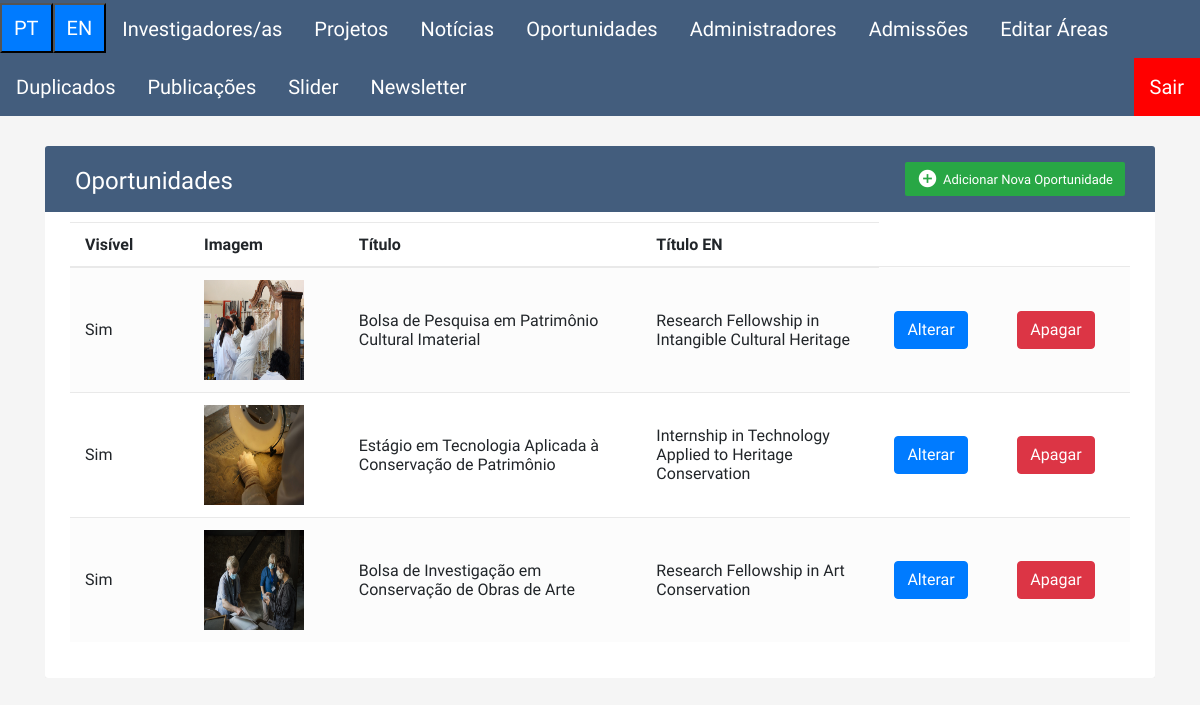
The app's page /backoffice/oportunidades/index.php (signed in) with its own data.
### tables this page shows
CREATE TABLE `oportunidades` (
  `id` int(11) NOT NULL AUTO_INCREMENT,
  `imagem` varchar(100) NOT NULL,
  `titulo` varchar(255) NOT NULL,
  `titulo_en` varchar(255) NOT NULL,
  `conteudo` mediumtext NOT NULL,
  `conteudo_en` mediumtext NOT NULL,
  `visivel` tinyint(1) NOT NULL,
  `ultimo_editor` int(11) DEFAULT NULL,
  `timestamp_editado` timestamp NOT NULL DEFAULT current_timestamp(),
  PRIMARY KEY (`id`),
  KEY `oportunidades_administrador_ibfk_1` (`ultimo_editor`),
  CONSTRAINT `oportunidades_administrador_ibfk_1` FOREIGN KEY (`ultimo_editor`) REFERENCES `administradores` (`id`) ON DELETE SET NULL
);

### backoffice/oportunidades/index.php (the view, shortened to what this page needs)
<?php
require "../config/basedados.php";
$sql = "SELECT id, titulo,titulo_en, imagem,visivel FROM oportunidades ORDER BY visivel DESC, id DESC";
$result = mysqli_query($conn, $sql);
?>
<link rel="stylesheet" href="https://stackpath.bootstrapcdn.com/bootstrap/4.5.0/css/bootstrap.min.css">
<link rel="stylesheet" href="https://maxcdn.bootstrapcdn.com/font-awesome/4.7.0/css/font-awesome.min.css">
<div class="container-xl">
	<div class="table-responsive">
		<div class="table-wrapper">
			<div class="table-title">
				<div class="row">
					<div class="col-sm-6">
						<h2 data-translation='opportunities-title'>Oportunidades</h2>
					</div>
					<div class="col-sm-6">
						<?php
						if ($_SESSION["autenticado"] == "administrador") {
							echo '<a href="create.php" class="btn btn-success"><i class="material-icons">&#xE147;</i>';
							echo '<span data-translation="opportunities-button-add">Adicionar Nova Oportunidade</span></a>';
						}
						?>
					</div>
				</div>
			</div>
			<table class="table table-striped table-hover">
				<thead>
					<tr>
						<th style='width:100px;' data-translation='opportunities-table-visible'>Visível</th>
						<th style='width:110px;' data-translation='opportunities-table-image'>Imagem</th>
						<th style='width:250px;'>Título</th>
						<th style='width:200px;' data-translation='opportunities-table-title-en'>Título EN</th>
					</tr>
				</thead>
				<tbody>
					<?php
					if (@mysqli_num_rows($result) > 0) {
						while ($row = mysqli_fetch_assoc($result)) {
							$row["visivel"] = $row["visivel"] ? "Sim" : "Não";
							echo "<tr>";
							echo "<td>" . $row["visivel"] . "</td>";
							echo "<td><img src='../assets/oportunidades/" . $row["imagem"] . "' width = '100px' height = '100px'></td>";
							echo "<td>" . $row["titulo"] . "</td>";
							echo "<td>" . $row["titulo_en"] . "</td>";
							if ($_SESSION["autenticado"] == "administrador") {
								echo "<td style='width:40px;'><a href='edit.php?id=" . $row["id"] . "' class='btn btn-primary'><span data-translation='opportunities-button-change'>Alterar</span></a></td>";
								echo "<td style='width:40px;'><a href='remove.php?id=" . $row["id"] . "' class='btn btn-danger'><span data-translation='opportunities-button-delete'>Apagar</span></a></td>";
							}
							echo "</tr>";
						}
					}
					?>
				</tbody>
			</table>
		</div>
	</div>
</div>

### records on screen
oportunidades: visivel "Sim", imagem (picture), titulo "Bolsa de Pesquisa em Patrimônio Cultural Imaterial", titulo_en "Research Fellowship in Intangible Cultural Heritage"
oportunidades: visivel "Sim", imagem (picture), titulo "Estágio em Tecnologia Aplicada à Conservação de Patrimônio", titulo_en "Internship in Technology Applied to Heritage Conservation"
oportunidades: visivel "Sim", imagem (picture), titulo "Bolsa de Investigação em Conservação de Obras de Arte", titulo_en "Research Fellowship in Art Conservation"
